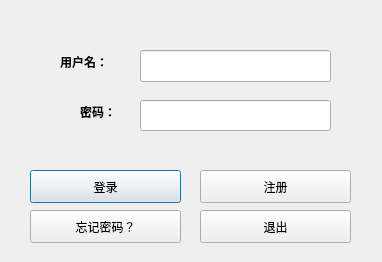
<?xml version="1.0" encoding="UTF-8"?>
<ui version="4.0">
 <class>UILogin</class>
 <widget class="QWidget" name="UILogin">
  <property name="windowModality">
   <enum>Qt::WindowModal</enum>
  </property>
  <property name="geometry">
   <rect>
    <x>0</x>
    <y>0</y>
    <width>382</width>
    <height>262</height>
   </rect>
  </property>
  <property name="minimumSize">
   <size>
    <width>382</width>
    <height>216</height>
   </size>
  </property>
  <property name="maximumSize">
   <size>
    <width>10000</width>
    <height>10000</height>
   </size>
  </property>
  <property name="windowTitle">
   <string>PChat 登录</string>
  </property>
  <widget class="QLineEdit" name="txtUsername">
   <property name="geometry">
    <rect>
     <x>140</x>
     <y>50</y>
     <width>191</width>
     <height>32</height>
    </rect>
   </property>
  </widget>
  <widget class="QLineEdit" name="txtPasswd">
   <property name="geometry">
    <rect>
     <x>140</x>
     <y>100</y>
     <width>191</width>
     <height>31</height>
    </rect>
   </property>
   <property name="inputMask">
    <string/>
   </property>
   <property name="echoMode">
    <enum>QLineEdit::Password</enum>
   </property>
   <property name="clearButtonEnabled">
    <bool>false</bool>
   </property>
  </widget>
  <widget class="QPushButton" name="btnLogin">
   <property name="geometry">
    <rect>
     <x>30</x>
     <y>170</y>
     <width>151</width>
     <height>33</height>
    </rect>
   </property>
   <property name="acceptDrops">
    <bool>false</bool>
   </property>
   <property name="text">
    <string>登录</string>
   </property>
   <property name="default">
    <bool>true</bool>
   </property>
  </widget>
  <widget class="QLabel" name="lbl_username">
   <property name="geometry">
    <rect>
     <x>60</x>
     <y>50</y>
     <width>61</width>
     <height>24</height>
    </rect>
   </property>
   <property name="text">
    <string>&lt;html&gt;&lt;head/&gt;&lt;body&gt;&lt;p&gt;&lt;span style=&quot; font-weight:600;&quot;&gt;用户名：&lt;/span&gt;&lt;/p&gt;&lt;/body&gt;&lt;/html&gt;</string>
   </property>
  </widget>
  <widget class="QLabel" name="lbl_passwd">
   <property name="geometry">
    <rect>
     <x>80</x>
     <y>100</y>
     <width>77</width>
     <height>24</height>
    </rect>
   </property>
   <property name="text">
    <string>&lt;html&gt;&lt;head/&gt;&lt;body&gt;&lt;p&gt;&lt;span style=&quot; font-weight:600;&quot;&gt;密码：&lt;/span&gt;&lt;/p&gt;&lt;/body&gt;&lt;/html&gt;</string>
   </property>
  </widget>
  <widget class="QPushButton" name="btnRegister">
   <property name="geometry">
    <rect>
     <x>200</x>
     <y>170</y>
     <width>151</width>
     <height>33</height>
    </rect>
   </property>
   <property name="text">
    <string>注册</string>
   </property>
  </widget>
  <widget class="QPushButton" name="btnForget">
   <property name="geometry">
    <rect>
     <x>30</x>
     <y>210</y>
     <width>151</width>
     <height>33</height>
    </rect>
   </property>
   <property name="text">
    <string>忘记密码？</string>
   </property>
  </widget>
  <widget class="QPushButton" name="btnExit">
   <property name="geometry">
    <rect>
     <x>200</x>
     <y>210</y>
     <width>151</width>
     <height>33</height>
    </rect>
   </property>
   <property name="text">
    <string>退出</string>
   </property>
  </widget>
 </widget>
 <resources/>
 <connections/>
</ui>
